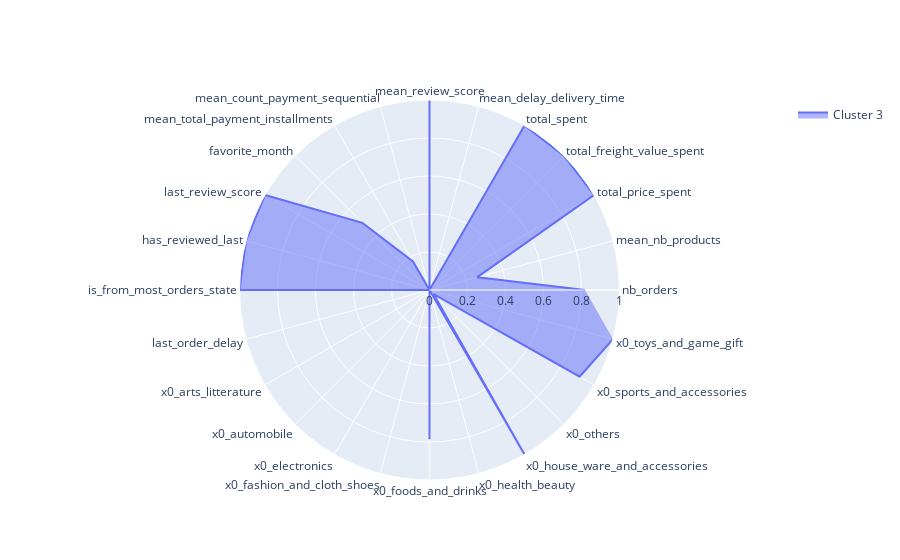

Notebook source saved alongside this figure:
### Markdown cell above
### 5 -  Cluster 3

### Code cell
utils2.plot_radars(kmeans_clusters,"kmeans_label_1",[3])

### Figure 1 — Plotly figure (JSON) as saved in the notebook; plotly's stock layout.template omitted (floating-point values rounded to 4 significant figures)
{"data": [{"fill": "toself", "name": "Cluster 3", "r": [0.8185, 0.2604, 1, 1, 1, 0, 1, 0, 0.1739, 0.4995, 1, 1, 1, 0, 0, 0, 0, 0, 0.7857, 0, 1, 0.03114, 0.9124, 1, 0, 0, 3], "theta": ["nb_orders", "mean_nb_products", "total_price_spent", "total_freight_value_spent", "total_spent", "mean_delay_delivery_time", "mean_review_score", "mean_count_payment_sequential", "mean_total_payment_installments", "favorite_month", "last_review_score", "has_reviewed_last", "is_from_most_orders_state", "last_order_delay", "x0_arts_litterature", "x0_automobile", "x0_electronics", "x0_fashion_and_cloth_shoes", "x0_foods_and_drinks", "x0_health_beauty", "x0_house_ware_and_accessories", "x0_others", "x0_sports_and_accessories", "x0_toys_and_game_gift"], "type": "scatterpolar"}], "layout": {"polar": {"radialaxis": {"range": [0, 1], "visible": true}}, "showlegend": true, "title": {"font": {"size": 18}, "text": "", "x": 0.5, "xanchor": "center", "y": 0.95, "yanchor": "top"}}}
